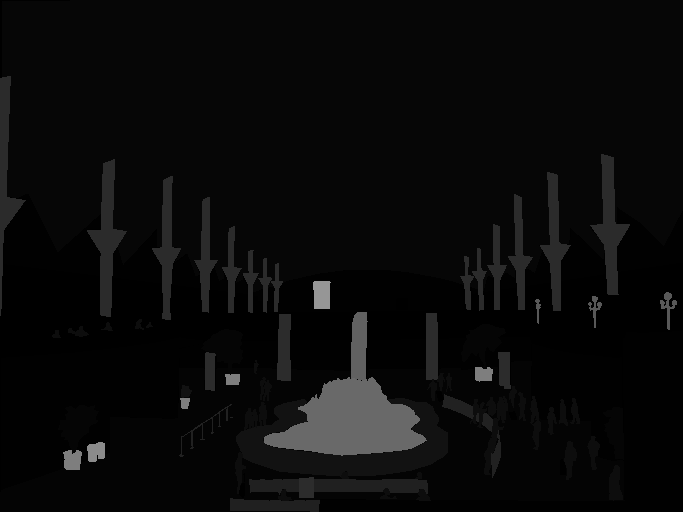
#> input picture data/tmp/ADE_train_00000001.png, 683 x 512 px, found by its file name
$ jupyter execute --allow-errors eval_one.ipynb
#> lines starting #> are read from the running program, lines starting #| are printed output that depends on the picture
[cell 1]
# System libs
import os
import time
import argparse
from distutils.version import LooseVersion
# Numerical libs
import numpy as np
import pandas as pd
import torch
import torch.nn as nn
from scipy.io import loadmat
# Our libs
from mit_semseg.config import cfg
from mit_semseg.dataset import ValDataset
from mit_semseg.models import ModelBuilder, SegmentationModule
from mit_semseg.utils import AverageMeter, colorEncode, accuracy, intersectionAndUnion, setup_logger
from mit_semseg.lib.nn import user_scattered_collate, async_copy_to
from mit_semseg.lib.utils import as_numpy
from PIL import Image
from tqdm import tqdm

import sys, csv, torch, numpy, scipy.io, PIL.Image, torchvision.transforms

sys.path.insert(1, '/home/zyang/Documents/Noisey-image')

from noise_video_gen import *

from shutil import copyfile

[cell 2]
import os
import cv2
import sys
import yaml
import time
import argparse
import numpy as np
from tqdm import tqdm
import matplotlib.pyplot as plt

##################### model stuff #####################
# System libs
import csv, torch, scipy.io, PIL.Image, torchvision.transforms
# Our libs
from mit_semseg.config import cfg
from mit_semseg.utils import colorEncode
from mit_semseg.dataset import ValDataset
from mit_semseg.lib.utils import as_numpy
from mit_semseg.models import ModelBuilder, SegmentationModule
from mit_semseg.lib.nn import user_scattered_collate, async_copy_to
from mit_semseg.utils import AverageMeter, colorEncode, accuracy, intersectionAndUnion, setup_logger

# pass in mode config(yaml file)
# return a dict for the file
# return decoder and encoder weights path
# [19 lines left out: function parse_model_config, not called in this run]

def visualize_result(img, pred, index=None):
    # filter prediction class if requested
    if index is not None:
        pred = pred.copy()
        pred[pred != index] = -1
        print(f'{names[index+1]}:')

    # colorize prediction
    pred_color = colorEncode(pred, colors).astype(numpy.uint8)

    # aggregate images and save
    im_vis = numpy.concatenate((img, pred_color), axis=1)
    #if show==True:
        #display(PIL.Image.fromarray(im_vis))
    #else:
    return pred_color, im_vis

# [151 lines left out: functions process_img, predict_img, get_color_palette, transparent_overlays, evaluate, not called in this run]


# create a tmp_obgt for 1 img
def create_tmp_obgt(img_path, anno_path, width, height, tmp_path="tmp_results/tmp_eval.odgt"):
    eval_img = "{\"fpath_img\": " + "\"{}\", ".format(img_path) + "\"fpath_segm\": " + "\"{}\", ".format(anno_path) + \
                "\"width\": " + str(width) + ", \"height\": " + str(height) + "}"
    f = open(tmp_path, "w")
    f.write("{}".format(eval_img))
    f.close()


def setup_oneImg_loader(img_path, anno_path, tmp_path="tmp_results/tmp_eval.odgt", update=0):
    img = PIL.Image.open(img_path).convert('RGB')
    anno_rgb = PIL.Image.open(anno_path).convert('RGB')
    anno = PIL.Image.open(anno_path)
    anno = np.array(anno)
    anno[np.where(anno!=0)]-=1

    width = img.size[0]
    height = img.size[1]
    # im_vis = numpy.concatenate((img, anno_rgb), axis=1)
    # display(PIL.Image.fromarray(im_vis))
    if update==0:
        create_tmp_obgt(img_path, anno_path, width, height, tmp_path=tmp_path)

    # Dataset and Loader
    dataset_val = ValDataset("", tmp_path, cfg.DATASET)
    loader_val = torch.utils.data.DataLoader(
        dataset_val,
        batch_size=1,
        shuffle=False,
        collate_fn=user_scattered_collate,
        num_workers=1,
        drop_last=True)

    return loader_val

[cell 3]
img_path = "/home/zyang/Documents/fork_sseg_mit/notebooks/data/ADEChallengeData2016/images/training/ADE_train_00000001.jpg"
anno_path = "/home/zyang/Documents/fork_sseg_mit/notebooks/data/ADEChallengeData2016/annotations/training/ADE_train_00000001.png"

tmp_img_path = '../tmp_results/tmp.jpg'

[cell 4]
anno = PIL.Image.open(anno_path)
#> anno is the input picture: PIL image 683x512 L; min 0, max 150, mean 9.8
anno = np.array(anno)
anno[np.where(anno!=0)]-=1
#> anno: shape (512, 683)

'''
img = PIL.Image.open(img_path).convert('RGB')
anno_rgb = PIL.Image.open(anno_path).convert('RGB')

width = img.size[0]
height = img.size[1]

im_vis = numpy.concatenate((img, anno_rgb), axis=1)
display(PIL.Image.fromarray(im_vis))
'''
print()

[cell 5]
'''
# Dataset and Loader
dataset_val = ValDataset("", "tmp_eval.odgt", cfg.DATASET)
loader_val = torch.utils.data.DataLoader(
    dataset_val,
    batch_size=1,
    shuffle=False,
    collate_fn=user_scattered_collate,
    num_workers=1,
    drop_last=True)
'''
print()

#> (a cell that did not finish here is left out)

[cell 7]
tmp_img_path

[cell 8]
img_path

[cell 9]
count = 0
all_amount = []
all_acc = []
pred_num_class = []

# noise
copyfile(img_path, tmp_img_path)

img = cv2.imread(tmp_img_path)
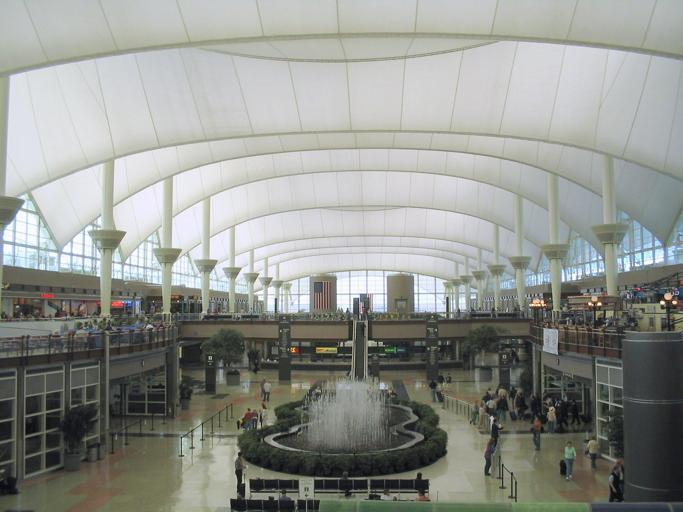
#> img: shape (512, 683, 3); mean B, G, R 142.8, 148, 145.5
org_img = img.copy()

amount = 0.0
#> (the rest of this cell did not finish here and is left out)

    segmentation_module.cuda()
    pred, acc = evaluate(segmentation_module, loader_val, cfg, 0)

    all_amount.append(amount)
    all_acc.append(acc)
    pred_num_class.append(len(np.unique(pred)))

    amount+=0.001
    # frame = saltAndPapper_noise(org_img, s_vs_p=0.5, amount=amount)
    frame = saltAndPapper_noise(org_img, amount)

    # overwrite tmp.jpg
    cv2.imwrite(tmp_img_path, frame)

    count+=1
    if count==5:
        break

[cell 10]
all_acc

[cell 11]
pred_num_class

[cell 12]
csv_name = 'tmp'
df = pd.DataFrame()
df['amount'] = all_amount
df['PixelAcc'] = all_acc
df['num_class'] = pred_num_class
df.head()

#> (a cell that did not finish here is left out)

#> (a cell that did not finish here is left out)

#> (a cell that did not finish here is left out)

[cell 16]
len(np.unique(anno))
#> Out = 16

[cell 17]
# System libs
import os, csv, torch, numpy, scipy.io, PIL.Image, torchvision.transforms
# Our libs
from mit_semseg.models import ModelBuilder, SegmentationModule
from mit_semseg.utils import colorEncode

#> (the rest of this cell did not finish here and is left out)

#> (a cell that did not finish here is left out)

#> (a cell that did not finish here is left out)

[cell 20]
np.unique(anno)
#> Out = [0, 3, 4, 5, 12, 17, 31, 32, 42, 43, 87, 96, 104, 125, 138, 149]
